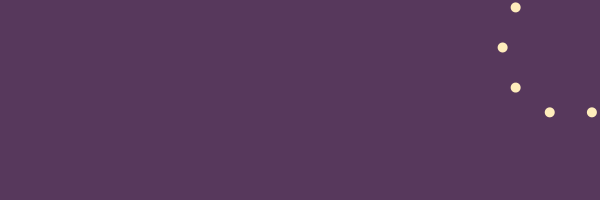
Frame 1 (no input)
Frame 60 (the mouse pressed at the canvas centre just before this capture): identical to frame 1, image omitted
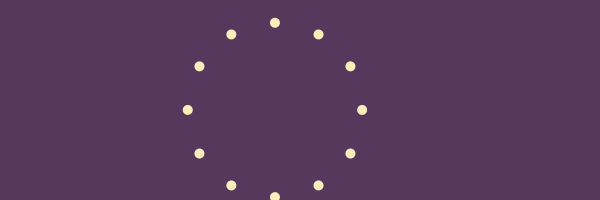
Frame 120 (the mouse held since frame 60 and released just before this capture)

The Processing sketch that drew these frames (run headless with seeded random() and noise(); from frame 60 on, the mouse is pressed at the canvas centre):

// Processing sketch: processing_156434
// ── processing_156434.pde

Circular circularInstance; // Variable vom Datentyp Circular anlegen mit dem Namen "circularInstance"
                             // = Instanz / Objekt der Klasse Circular

void setup ()
{
  size (600, 200);
  smooth();

  circularInstance = new Circular (); // aufrufen des Konstruktors
}

void draw ()
{
  background (#57385c);
  circularInstance.update (); // aufrufen einer Methode von der Klasse Circular
}


void mousePressed ()
{
  circularInstance = new Circular ();
}

class Circular
{
  float radius;
  int num;

  PVector location;
  Circular () // konstruktor, mind. 1 // setup der Klasse Circular
  {
    radius = random (10, 100);
    num = round (random (3, 30));
    location = new PVector (random (width), random (height));
  }

  void update ()
  {
    fill (#ffedbc);
    noStroke();

    for (int i = 0; i < num; i = i + 1 )
    {
      float angle =  map (i, 0, num, 0, TWO_PI);

      float x = location.x + cos (angle) * radius;
      float y = location.y + sin (angle) * radius;

      ellipse (x, y, 10, 10);
    }
  }
}
